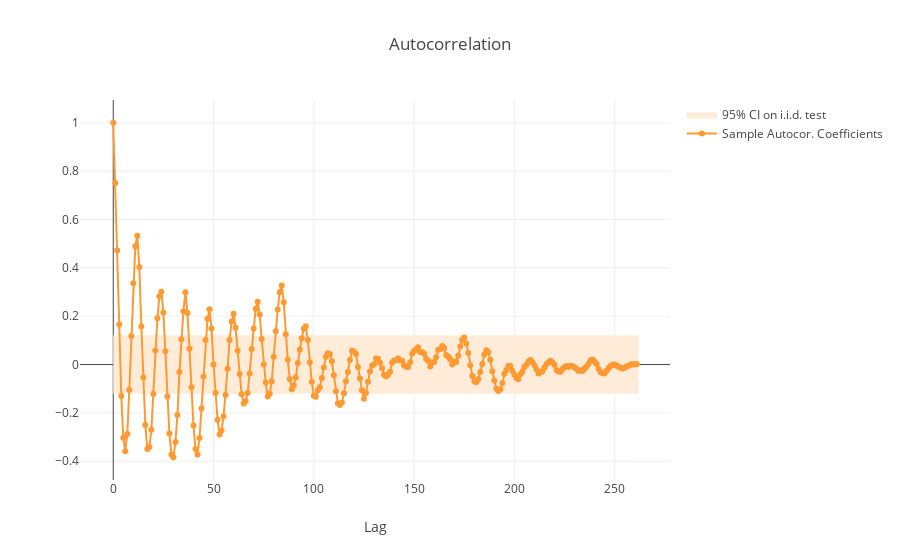
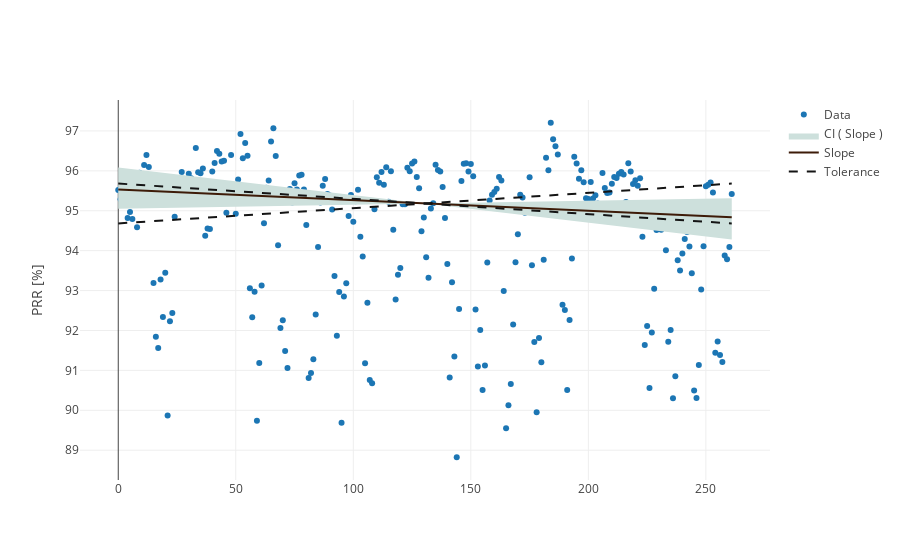

Write notebook code for charts like these, in order.
### Markdown cell above
## Network Profiling
Work in progress.

### Code cell
# Recompute
# data_file = Path('UseCase_Glossy/Data_FlockLab/2019-08_FlockLab_sky.csv')
# df = flocklab.parse_data_file(str(data_file), active_link_threshold=50)

# Load
df = pd.read_csv('ExampleData/network_profiling.csv')

link_quality_bounds = [0,100]
link_quality_name = 'PRR [%]'

# Produce the plot
fig_theil, fig_autocorr = triscale.network_profiling(
                            df, 
                            link_quality_bounds, 
                            link_quality_name,
                            )
fig_autocorr.show()
fig_theil.show()

### Figure 1 — Plotly figure (JSON) as saved in the notebook; plotly's stock layout.template omitted (floating-point values rounded to 4 significant figures; data arrays with more than 128 entries replaced by an {"elided": "..."} marker saying what was removed)
{"data": [{"fill": "toself", "fillcolor": "#FEECD8", "hoverinfo": "skip", "line": {"color": "#FEECD8", "width": 0}, "mode": "lines", "name": "95% CI on i.i.d. test", "showlegend": true, "type": "scatter", "x": [0, 262, 262, 0], "y": [0.1211, 0.1211, -0.1211, -0.1211]}, {"line": {"color": "#FF9932"}, "marker": {"color": "#FF9932"}, "mode": "markers+lines", "name": "Sample Autocor. Coefficients", "showlegend": true, "type": "scatter", "x": {"elided": "262 int values"}, "y": {"elided": "262 float values"}}], "layout": {"title": {"text": "Autocorrelation"}, "xaxis": {"title": {"text": "Lag"}}}}

### Figure 2 — Plotly figure (JSON) as saved in the notebook; plotly's stock layout.template omitted (floating-point values rounded to 4 significant figures; data arrays with more than 128 entries replaced by an {"elided": "..."} marker saying what was removed)
{"data": [{"marker": {"color": "#1C76B4"}, "mode": "markers", "name": "Data", "type": "scatter", "x": {"elided": "262 int values"}, "y": {"elided": "262 float values"}}, {"fill": "toself", "fillcolor": "#CDE0DC", "hoverinfo": "skip", "line": {"color": "rgba(0,0,0,0)"}, "name": "CI ( Slope )", "type": "scatter", "x": [0, 261, 261, 0], "y": [96.09, 94.28, 95.31, 95.05]}, {"hoverinfo": "skip", "line": {"color": "#3D1B08"}, "mode": "lines", "name": "Slope", "type": "scatter", "x": [0, 261], "y": [95.53, 94.83]}, {"hoverinfo": "skip", "line": {"color": "rgba(20,20,20,100)", "dash": "dash"}, "mode": "lines", "name": "Tolerance", "showlegend": false, "type": "scatter", "x": [0, 261], "y": [95.68, 94.68]}, {"hoverinfo": "skip", "line": {"color": "rgba(20,20,20,100)", "dash": "dash"}, "mode": "lines", "name": "Tolerance", "showlegend": true, "type": "scatter", "x": [0, 261], "y": [94.68, 95.68]}], "layout": {"yaxis": {"title": {"text": "PRR [%]"}}}}
